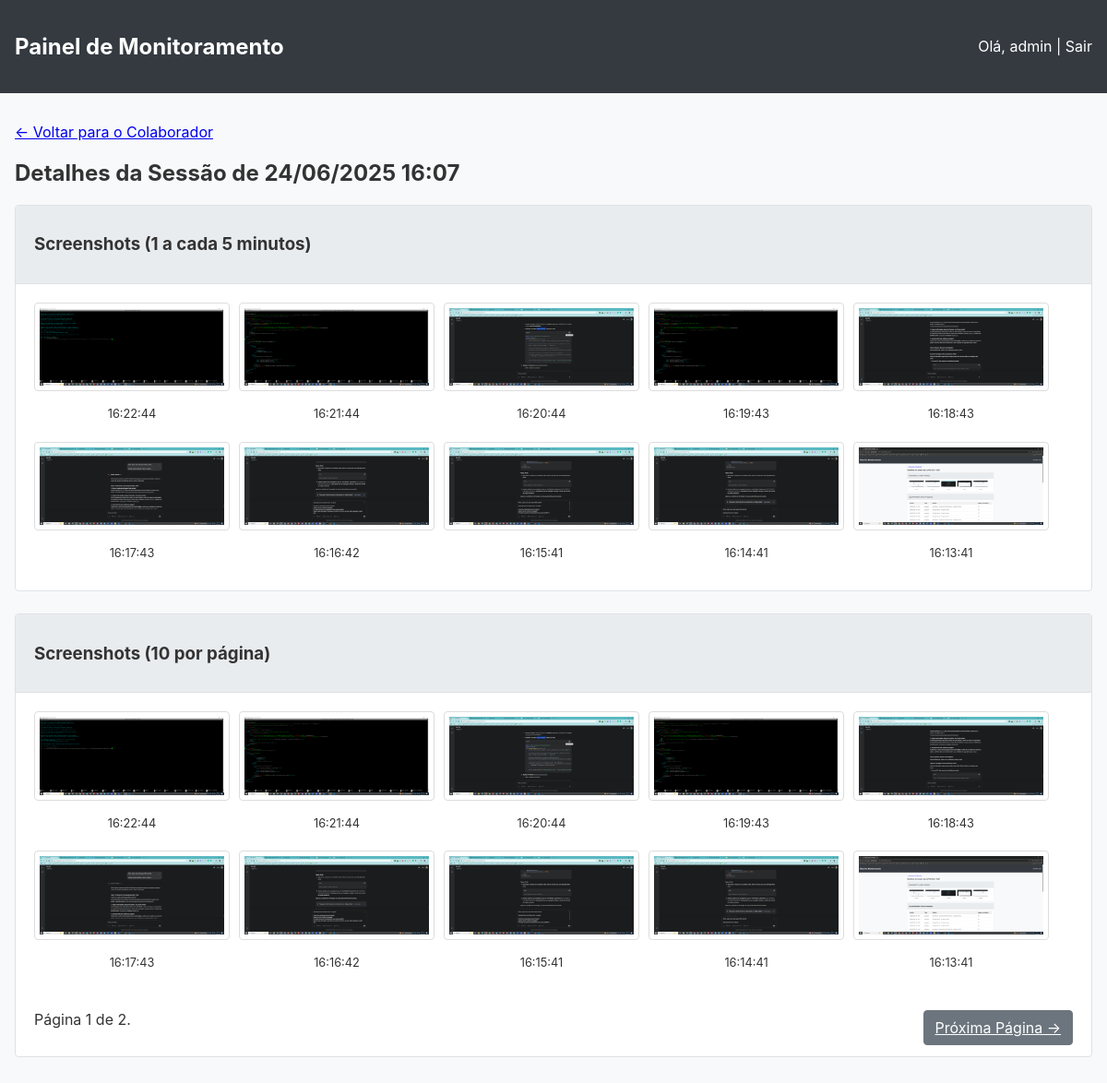
Page /session/3 (signed in) on the earlier database version.
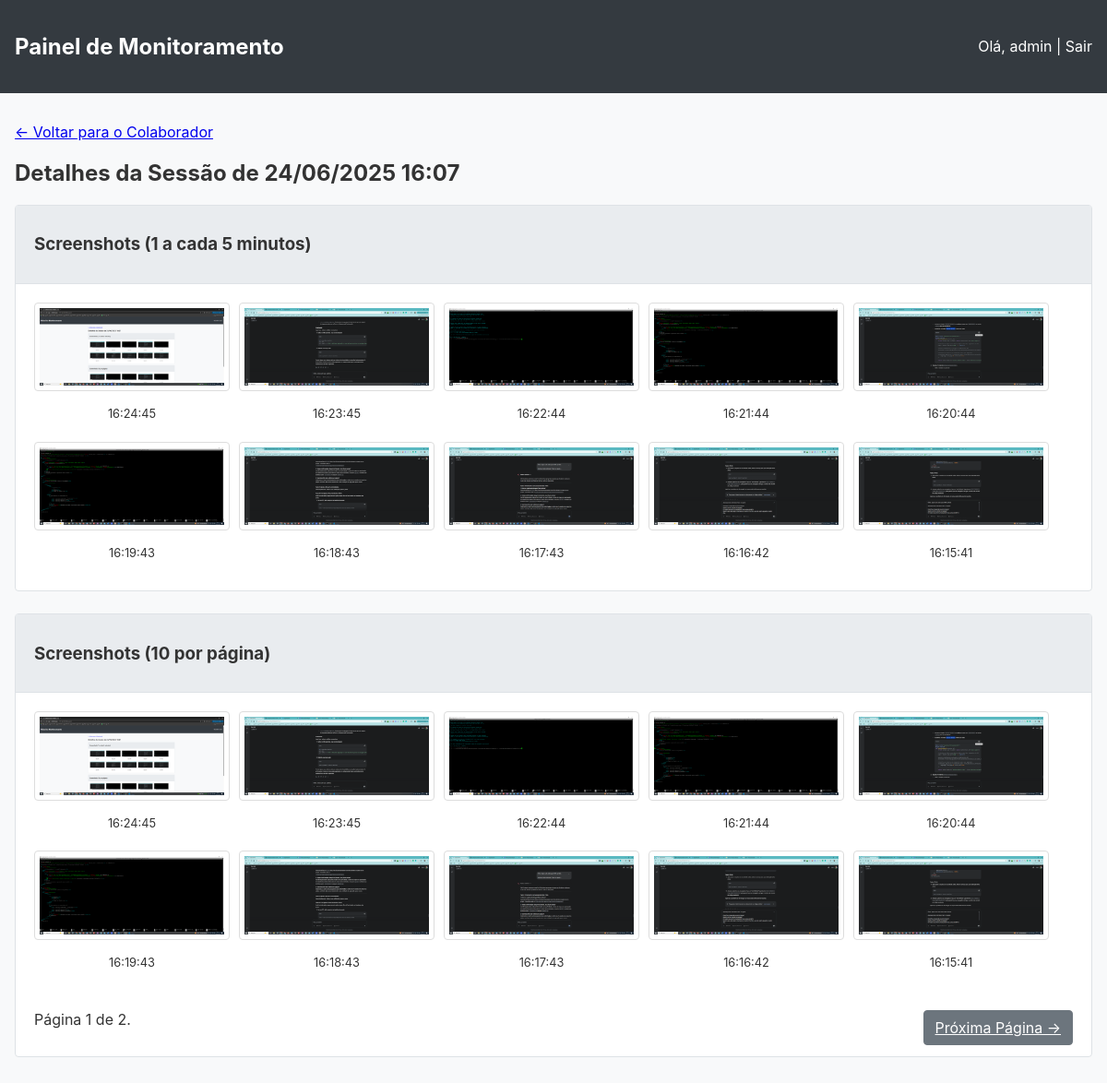
Same page on the later database version.
### app/models.py (models this page shows, shortened)
class User(db.Model, UserMixin):
    id = db.Column(db.Integer, primary_key=True)
    username = db.Column(db.String(64), index=True, unique=True)
    password_hash = db.Column(db.String(128))
    full_name = db.Column(db.String(120))
    is_admin = db.Column(db.Boolean, default=False)
    work_sessions = db.relationship('WorkSession', backref='employee', lazy='dynamic')

class WorkSession(db.Model):
    id = db.Column(db.Integer, primary_key=True)
    start_time = db.Column(db.DateTime, index=True, default=datetime.utcnow)
    end_time = db.Column(db.DateTime, index=True, nullable=True)
    last_heartbeat = db.Column(db.DateTime, default=datetime.utcnow) # <- ADICIONE ESTA LINHA
    user_id = db.Column(db.Integer, db.ForeignKey('user.id'))
    activities = db.relationship('ActivityLog', backref='session', lazy='dynamic', cascade="all, delete-orphan")
    screenshots = db.relationship('Screenshot', backref='session', lazy='dynamic', cascade="all, delete-orphan")

class Screenshot(db.Model):
    id = db.Column(db.Integer, primary_key=True)
    timestamp = db.Column(db.DateTime, index=True, default=datetime.utcnow)
    filepath = db.Column(db.String(200)) # Path to the image file
    session_id = db.Column(db.Integer, db.ForeignKey('work_session.id'))

### app/routes.py (the view)
@main.route('/session/<int:session_id>')
@login_required
def session_details(session_id):
    if not current_user.is_admin: return redirect(url_for('main.login'))
    page = request.args.get('page', 1, type=int)
    session = WorkSession.query.get_or_404(session_id)
    activities = ActivityLog.query.filter_by(session_id=session_id).order_by(ActivityLog.timestamp.desc()).all()
    screenshots_pagination = Screenshot.query.filter_by(session_id=session_id).order_by(Screenshot.timestamp.desc()).paginate(
        page=page, per_page=10, error_out=False
    )
    return render_template('session_details.html', title='Detalhes da Sessão', session=session, activities=activities, screenshots=screenshots_pagination)

### app/__init__.py (called while the page is built)
def create_app(config_class=Config):
    app = Flask(__name__)
    app.config.from_object(config_class)
    db.init_app(app)
    login_manager.init_app(app)
    if not os.path.exists(app.config['UPLOAD_FOLDER']):
        os.makedirs(app.config['UPLOAD_FOLDER'])
    def format_datetime_local(value, format='%d/%m/%Y %H:%M:%S'):
        if value is None:
            return ""
        utc_dt = pytz.utc.localize(value)
        local_tz = pytz.timezone('America/Sao_Paulo')
        local_dt = utc_dt.astimezone(local_tz)
        return local_dt.strftime(format)
    app.jinja_env.filters['localtime'] = format_datetime_local
    from app.routes import main as main_blueprint
    app.register_blueprint(main_blueprint)
    from app import models
    with app.app_context():
        db.create_all()
    return app

### app/models.py (called while the page is built)
@login_manager.user_loader
def load_user(user_id):
    return User.query.get(int(user_id))

### app/templates/session_details.html (shortened to what this page needs)
{% extends "base.html" %}
{% block content %}
<a href="{{ url_for('main.employee_details', user_id=session.employee.id) }}">&larr; Voltar para o Colaborador</a>
<h2>Detalhes da Sessão de {{ session.start_time | localtime('%d/%m/%Y %H:%M') }}</h2>
<div class="card">
    <div class="card-header">
        <h3>Screenshots (1 a cada 5 minutos)</h3>
    </div>
    <div class="card-body" style="display: flex; flex-wrap: wrap; gap: 10px;">
        {% for screenshot in screenshots %}
        <div>
            <a href="{{ url_for('main.uploaded_file', filename=screenshot.filepath) }}" target="_blank">
                <img src="{{ url_for('main.uploaded_file', filename=screenshot.filepath) }}" alt="Screenshot" class="screenshot">
            </a>
<p style="text-align: center; font-size: 0.8em;">{{ screenshot.timestamp | localtime('%H:%M:%S') }}</p>
        </div>
        {% else %}
        <p>Nenhum screenshot capturado nesta sessão.</p>
        {% endfor %}
    </div>
</div>
<div class="card">
    <div class="card-header">
        <h3>Screenshots (10 por página)</h3>
    </div>
    <div class="card-body" style="display: flex; flex-wrap: wrap; gap: 10px;">
        {% for screenshot in screenshots.items %}
        <div>
            <a href="{{ url_for('main.uploaded_file', filename=screenshot.filepath) }}" target="_blank">
                <img src="{{ url_for('main.uploaded_file', filename=screenshot.filepath) }}" alt="Screenshot" class="screenshot">
            </a>
            <p style="text-align: center; font-size: 0.8em;">{{ screenshot.timestamp | localtime('%H:%M:%S') }}</p>
        </div>
        {% else %}
        <p>Nenhum screenshot capturado nesta sessão.</p>
        {% endfor %}
    </div>
    <div class="card-footer" style="display: flex; justify-content: space-between; padding: 0.75rem 1.25rem;">
        <span>Página {{ screenshots.page }} de {{ screenshots.pages }}.</span>
        <div>
            {% if screenshots.has_next %}
                <a href="{{ url_for('main.session_details', session_id=session.id, page=screenshots.next_num) }}" class="btn btn-secondary">
                    Próxima Página &rarr;
                </a>
            {% endif %}
        </div>
    </div>
</div>
{% endblock %}

### app/templates/base.html (shortened to what this page needs)
<!doctype html>
<html lang="pt-br">
  <head>
  </head>
  <body>
    {% if current_user.is_authenticated and current_user.is_admin %}
    <nav class="navbar">
      <a href="{{ url_for('main.dashboard') }}"><h1>Painel de Monitoramento</h1></a>
      <div>
        <span>Olá, {{ current_user.username }}</span> |
        <a href="{{ url_for('main.logout') }}">Sair</a>
      </div>
    </nav>
    {% endif %}
    <main class="container">
      {% block content %}{% endblock %}
    </main>
  </body>
</html>

### app/templates/base.html (style rules this page uses)
body { font-family: -apple-system, BlinkMacSystemFont, "Segoe UI", Roboto, "Helvetica Neue", Arial, sans-serif; background-color: #f8f9fa; color: #333; margin: 0; }
.navbar { background-color: #343a40; padding: 1rem; color: white; display: flex; justify-content: space-between; align-items: center; }
.navbar a { color: white; text-decoration: none; }
.container { max-width: 1200px; margin: 2rem auto; padding: 0 1rem; }
.card { background: white; border: 1px solid #dee2e6; border-radius: 0.25rem; margin-bottom: 1.5rem; }
.card-header { padding: 0.75rem 1.25rem; background-color: #e9ecef; border-bottom: 1px solid #dee2e6; }
.card-body { padding: 1.25rem; }
.btn { display: inline-block; font-weight: 400; color: #212529; text-align: center; vertical-align: middle; cursor: pointer; background-color: transparent; border: 1px solid transparent; padding: 0.375rem 0.75rem; font-size: 1rem; line-height: 1.5; border-radius: 0.25rem; }
.btn-secondary { color: #fff; background-color: #6c757d; border-color: #6c757d; }
img.screenshot { max-width: 200px; height: auto; border: 1px solid #ddd; border-radius: 4px; padding: 5px; cursor: pointer; }

Differences in the rows shown:
no longer on this page (row unchanged): Screenshot: filepath (picture), timestamp "16:14:41"
no longer on this page (row unchanged): Screenshot: filepath (picture), timestamp "16:13:41"
added Screenshot: filepath (picture), timestamp "16:24:45"
added Screenshot: filepath (picture), timestamp "16:23:45"
